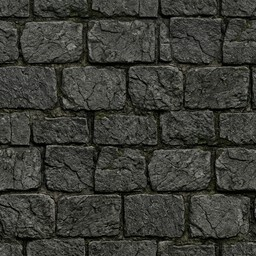
#> input picture assets/wall.jpg, 256 x 256 px, found by its file name
$ python build_next_level_graphics.py
#> lines starting #> are read from the running program, lines starting #| are printed output that depends on the picture
import os
import math
from PIL import Image, ImageOps, ImageFilter, ImageEnhance

brain_dir = r"C:\Users\flaem\.gemini\antigravity-ide\brain\60d20dfa-5638-4172-aaca-08989c4f137a"
assets_dir = r"c:\Users\flaem\Desktop\Antigravity\Sokoban\assets"
os.makedirs(assets_dir, exist_ok=True)

# 1. PROCESS THE 5 GENERATED CRATES INTO TRANSPARENT PNGs
crate_sources = [
    (os.path.join(brain_dir, "crate_wood_1791838108888.jpg"), "crate_tier1.png"),
    (os.path.join(brain_dir, "crate_sandstone_1791838124812.jpg"), "crate_tier2.png"),
    (os.path.join(brain_dir, "crate_crystal_1791838142584.jpg"), "crate_tier3.png"),
    (os.path.join(brain_dir, "crate_iron_1791838162047.jpg"), "crate_tier4.png"),
    (os.path.join(brain_dir, "crate_obsidian_1791838179056.jpg"), "crate_tier5.png")
]

for src_path, out_name in crate_sources:
    if not os.path.exists(src_path):
        print(f"Warning: {src_path} not found!")
        continue

    img = Image.open(src_path).convert("RGBA")
    w, h = img.size

    # Threshold out dark background with smooth alpha
    data = img.getdata()
    new_data = []

    # We want to remove the black background smoothly
    for item in data:
        r, g, b, _ = item
        brightness = (r * 299 + g * 587 + b * 114) / 1000
        max_c = max(r, g, b)

        if max_c < 18:
            new_data.append((0, 0, 0, 0))
        elif max_c < 35:
            # Smooth blend
            alpha = int((max_c - 18) / 17 * 255)
            new_data.append((r, g, b, alpha))
        else:
            new_data.append((r, g, b, 255))

    img.putdata(new_data)

    # Crop to bounding box
    bbox = img.getbbox()
    if bbox:
        cropped = img.crop(bbox)
    else:
        cropped = img

    # Resize to standard high-res square 256x256
    # Pad to square to avoid distortion
    cw, ch = cropped.size
    max_dim = max(cw, ch)
    square_img = Image.new("RGBA", (max_dim, max_dim), (0, 0, 0, 0))
    square_img.paste(cropped, ((max_dim - cw) // 2, (max_dim - ch) // 2))

    final_crate = square_img.resize((256, 256), Image.Resampling.LANCZOS)
    out_path = os.path.join(assets_dir, out_name)
    final_crate.save(out_path, "PNG")
    print(f"Saved: {out_name} ({os.path.getsize(out_path)} bytes)")

# 2. CREATE TIER WALL TEXTURES
base_wall_path = os.path.join(assets_dir, "wall.jpg")
if not os.path.exists(base_wall_path):
    base_wall_path = os.path.join(brain_dir, "wall_tile_1791835801359.jpg")

base_wall = Image.open(base_wall_path).convert("RGB").resize((256, 256), Image.Resampling.LANCZOS)
#> base_wall is the input picture: PIL image 256x256 RGB; mean R, G, B 59.5, 60.4, 54.6

# Color tinting function
def create_tinted_wall(base_img, r_mult, g_mult, b_mult, contrast=1.2, brightness=1.0):
#> called with r_mult = 0.7, g_mult = 1.15, b_mult = 0.75, contrast = 1.3, brightness = 0.95
    enh_c = ImageEnhance.Contrast(base_img).enhance(contrast)
    enh_b = ImageEnhance.Brightness(enh_c).enhance(brightness)

    pixels = enh_b.load()
    w, h = enh_b.size
#> w = 256; h = 256
    for y in range(h):
        for x in range(w):
            r, g, b = pixels[x, y]
            nr = min(255, int(r * r_mult))
            ng = min(255, int(g * g_mult))
            nb = min(255, int(b * b_mult))
            pixels[x, y] = (nr, ng, nb)
    return enh_b

# Tier 1: Overgrown Mossy Jungle Stone (Rich green moss in cracks)
t1_wall = create_tinted_wall(base_wall, 0.7, 1.15, 0.75, contrast=1.3, brightness=0.95)
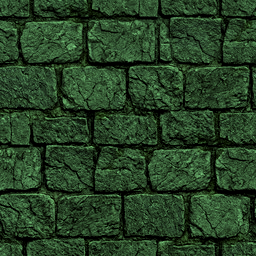
#> t1_wall: PIL image 256x256 RGB; mean R, G, B 38.9, 65.5, 37.5
# Add moss accents along bottom & edges
pixels_t1 = t1_wall.load()
for y in range(256):
    for x in range(256):
        if (x * 7 + y * 13) % 23 < 8:
            r, g, b = pixels_t1[x, y]
            pixels_t1[x, y] = (min(255, int(r * 0.7)), min(255, int(g * 1.35 + 20)), min(255, int(b * 0.6)))
t1_wall.save(os.path.join(assets_dir, "wall_tier1.jpg"), quality=92)
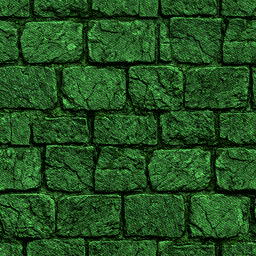
#> saved as wall_tier1.jpg: PIL image 256x256 RGB; mean R, G, B 34.7, 80.2, 32.2

# Tier 2: Desert Sandstone (Warm sun-baked ochre / gold)
t2_wall = create_tinted_wall(base_wall, 1.35, 1.05, 0.65, contrast=1.25, brightness=1.1)
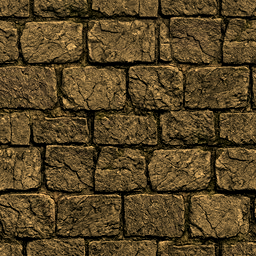
#> t2_wall: PIL image 256x256 RGB; mean R, G, B 87.5, 69.2, 37.7
t2_wall.save(os.path.join(assets_dir, "wall_tier2.jpg"), quality=92)

# Tier 3: Dark Slate & Glowing Amethyst (Deep violet / indigo slate)
t3_wall = create_tinted_wall(base_wall, 0.9, 0.7, 1.3, contrast=1.35, brightness=0.85)
# Add sparkling crystal clusters
pixels_t3 = t3_wall.load()
for y in range(256):
    for x in range(256):
        if (x * 19 + y * 29) % 47 == 0:
            for dx in range(-2, 3):
                for dy in range(-2, 3):
                    nx, ny = (x + dx) % 256, (y + dy) % 256
                    pixels_t3[nx, ny] = (192, 132, 252)
t3_wall.save(os.path.join(assets_dir, "wall_tier3.jpg"), quality=92)
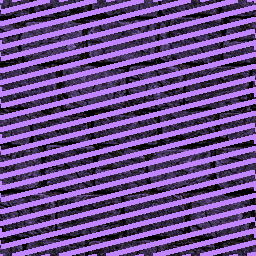
#> saved as wall_tier3.jpg: PIL image 256x256 RGB; mean R, G, B 110.7, 78.6, 144.9

# Tier 4: Forged Iron & Steel Plates (Dark industrial metallic with blue steel sheen)
t4_wall = create_tinted_wall(base_wall, 0.75, 0.85, 1.0, contrast=1.5, brightness=0.8)
# Add iron plate border lines & corner rivets
pixels_t4 = t4_wall.load()
for i in range(256):
    pixels_t4[i, 4] = (148, 163, 184)
    pixels_t4[i, 251] = (30, 41, 59)
    pixels_t4[4, i] = (148, 163, 184)
    pixels_t4[251, i] = (30, 41, 59)
t4_wall.save(os.path.join(assets_dir, "wall_tier4.jpg"), quality=92)
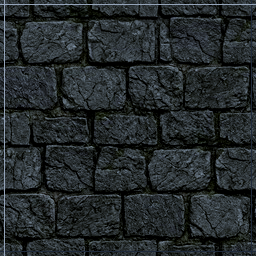
#> saved as wall_tier4.jpg: PIL image 256x256 RGB; mean R, G, B 36.7, 42.3, 44

# Tier 5: Black Obsidian & Molten Magma (Glossy pitch black rock with glowing lava veins)
t5_wall = create_tinted_wall(base_wall, 0.35, 0.3, 0.35, contrast=1.8, brightness=0.5)
#> in create_tinted_wall (call 5), `enh_b = ImageEnhance.Brightness(enh_c).enhance(brightness)`:
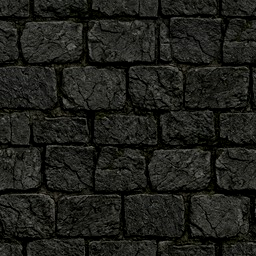
#> enh_b: PIL image 256x256 RGB; mean R, G, B 30.8, 31.5, 27
# Draw glowing magma veins
pixels_t5 = t5_wall.load()
for i in range(256):
    # Main diagonal crack
    cy = int(i * 0.8 + 25 * math.sin(i * 0.05))
    if 0 <= cy < 256:
        for offset in [-2, -1, 0, 1, 2]:
            ny = cy + offset
            if 0 <= ny < 256:
                if offset == 0:
                    pixels_t5[i, ny] = (255, 240, 150) # Bright yellow core
                elif abs(offset) == 1:
                    pixels_t5[i, ny] = (255, 120, 20)  # Orange flame
                else:
                    pixels_t5[i, ny] = (220, 40, 10)   # Red glow
t5_wall.save(os.path.join(assets_dir, "wall_tier5.jpg"), quality=92)
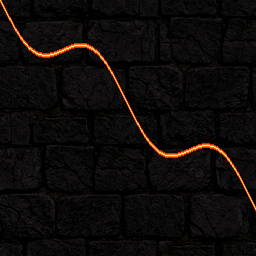
#> saved as wall_tier5.jpg: PIL image 256x256 RGB; mean R, G, B 14.8, 11, 9.6

print("Created all 5 tier wall textures!")

# 3. CREATE TIER FLOOR TEXTURES
base_floor_path = os.path.join(assets_dir, "floor.jpg")
if not os.path.exists(base_floor_path):
    base_floor_path = os.path.join(brain_dir, "floor_tile_1791835870343.jpg")

#> (the run stopped early here; a loop or call above may not have finished)
